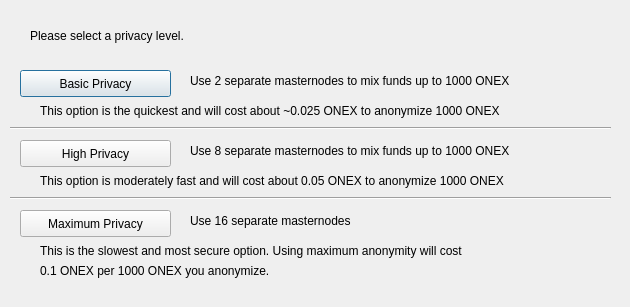
<?xml version="1.0" encoding="UTF-8"?>
<ui version="4.0">
 <class>DarksendConfig</class>
 <widget class="QDialog" name="DarksendConfig">
  <property name="geometry">
   <rect>
    <x>0</x>
    <y>0</y>
    <width>630</width>
    <height>307</height>
   </rect>
  </property>
  <property name="windowTitle">
   <string>Configure PrivateSend</string>
  </property>
  <widget class="QPushButton" name="buttonBasic">
   <property name="geometry">
    <rect>
     <x>20</x>
     <y>70</y>
     <width>151</width>
     <height>27</height>
    </rect>
   </property>
   <property name="text">
    <string>Basic Privacy</string>
   </property>
  </widget>
  <widget class="QPushButton" name="buttonHigh">
   <property name="geometry">
    <rect>
     <x>20</x>
     <y>140</y>
     <width>151</width>
     <height>27</height>
    </rect>
   </property>
   <property name="text">
    <string>High Privacy</string>
   </property>
  </widget>
  <widget class="QPushButton" name="buttonMax">
   <property name="geometry">
    <rect>
     <x>20</x>
     <y>210</y>
     <width>151</width>
     <height>27</height>
    </rect>
   </property>
   <property name="text">
    <string>Maximum Privacy</string>
   </property>
  </widget>
  <widget class="QLabel" name="label">
   <property name="geometry">
    <rect>
     <x>30</x>
     <y>20</y>
     <width>571</width>
     <height>31</height>
    </rect>
   </property>
   <property name="text">
    <string>Please select a privacy level.</string>
   </property>
  </widget>
  <widget class="QLabel" name="label_2">
   <property name="geometry">
    <rect>
     <x>190</x>
     <y>70</y>
     <width>421</width>
     <height>21</height>
    </rect>
   </property>
   <property name="text">
    <string>Use 2 separate masternodes to mix funds up to 1000 ONEX</string>
   </property>
  </widget>
  <widget class="QLabel" name="label_3">
   <property name="geometry">
    <rect>
     <x>190</x>
     <y>140</y>
     <width>411</width>
     <height>21</height>
    </rect>
   </property>
   <property name="text">
    <string>Use 8 separate masternodes to mix funds up to 1000 ONEX</string>
   </property>
  </widget>
  <widget class="QLabel" name="label_4">
   <property name="geometry">
    <rect>
     <x>190</x>
     <y>210</y>
     <width>421</width>
     <height>21</height>
    </rect>
   </property>
   <property name="text">
    <string>Use 16 separate masternodes</string>
   </property>
  </widget>
  <widget class="QLabel" name="label_6">
   <property name="geometry">
    <rect>
     <x>40</x>
     <y>100</y>
     <width>561</width>
     <height>21</height>
    </rect>
   </property>
   <property name="text">
    <string>This option is the quickest and will cost about ~0.025 ONEX to anonymize 1000 ONEX</string>
   </property>
  </widget>
  <widget class="QLabel" name="label_7">
   <property name="geometry">
    <rect>
     <x>40</x>
     <y>170</y>
     <width>561</width>
     <height>21</height>
    </rect>
   </property>
   <property name="text">
    <string>This option is moderately fast and will cost about 0.05 ONEX to anonymize 1000 ONEX</string>
   </property>
  </widget>
  <widget class="QLabel" name="label_8">
   <property name="geometry">
    <rect>
     <x>40</x>
     <y>240</y>
     <width>561</width>
     <height>21</height>
    </rect>
   </property>
   <property name="text">
    <string>This is the slowest and most secure option. Using maximum anonymity will cost</string>
   </property>
  </widget>
  <widget class="QLabel" name="label_9">
   <property name="geometry">
    <rect>
     <x>40</x>
     <y>260</y>
     <width>561</width>
     <height>21</height>
    </rect>
   </property>
   <property name="text">
    <string>0.1 ONEX per 1000 ONEX you anonymize.</string>
   </property>
  </widget>
  <widget class="Line" name="line">
   <property name="geometry">
    <rect>
     <x>10</x>
     <y>120</y>
     <width>601</width>
     <height>16</height>
    </rect>
   </property>
   <property name="orientation">
    <enum>Qt::Horizontal</enum>
   </property>
  </widget>
  <widget class="Line" name="line_2">
   <property name="geometry">
    <rect>
     <x>10</x>
     <y>190</y>
     <width>601</width>
     <height>16</height>
    </rect>
   </property>
   <property name="orientation">
    <enum>Qt::Horizontal</enum>
   </property>
  </widget>
 </widget>
 <resources/>
 <connections/>
</ui>
